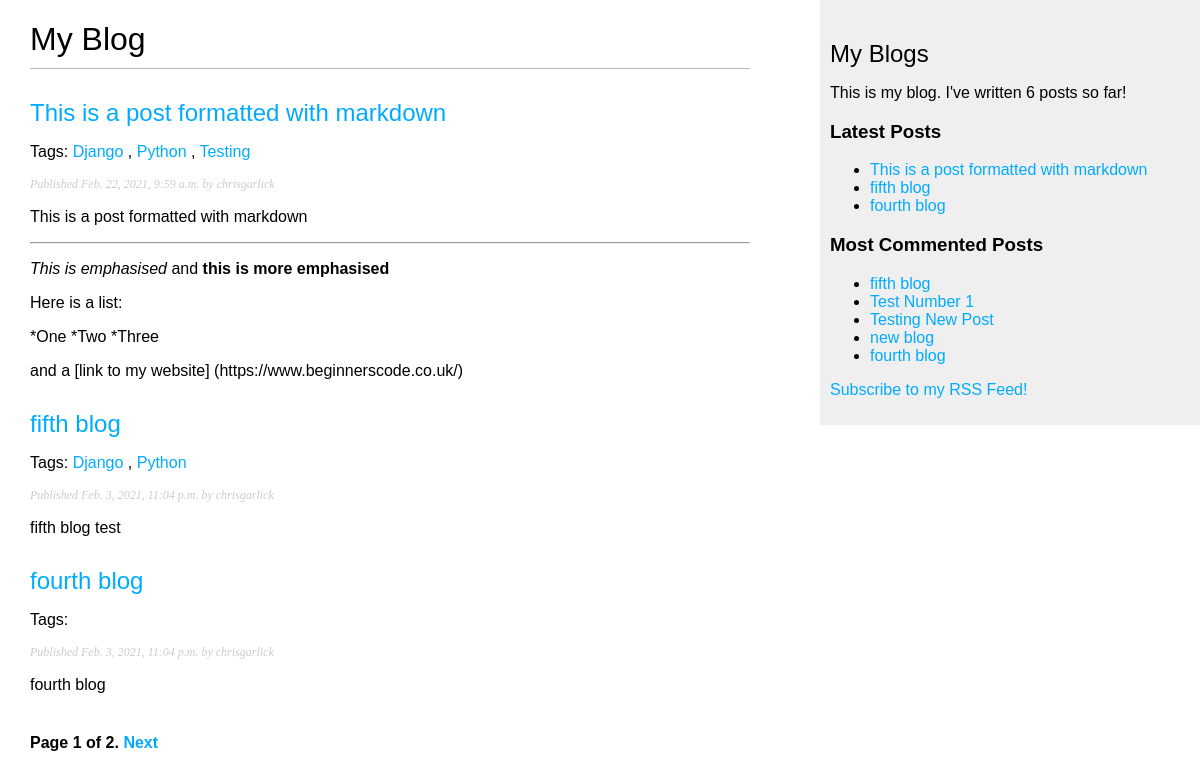
Screenshot of /blog/ with the database file from the repository.
### blog/models.py (models this page shows, shortened)
class Post(models.Model):
    STATUS_CHOICES = (
        ('draft', 'Draft'),
        ('published', 'Published'),
    )
    title = models.CharField(max_length=250)
    slug = models.SlugField(max_length=250,
                            unique_for_date='publish')
    author = models.ForeignKey(User,
                            on_delete=models.CASCADE,
                            related_name='blog_posts')
    body = models.TextField()
    publish = models.DateTimeField(default=timezone.now)
    created = models.DateTimeField(auto_now_add=True)
    updated = models.DateTimeField(auto_now=True)
    status = models.CharField(max_length=10,
                            choices=STATUS_CHOICES,
                            default='draft')
    objects = models.Manager()
    published = PublishedManager()
    tags = TaggableManager()
    def get_absolute_url(self):
        return reverse('blog:post_detail', args=[self.publish.year,
                                                self.publish.month,
                                                self.publish.day,
                                                self.slug])
    class Meta:
        ordering = ('-publish',)

### blog/views.py (the view)
# urls.py: path('', views.post_list, name='post_list'),
def post_list(request, tag_slug=None):
    object_list = Post.published.all()
    tag = None
    if tag_slug:
        tag = get_object_or_404(Tag, slug=tag_slug)
        object_list = object_list.filter(tags__in=[tag])
    paginator = Paginator(object_list, 3)
    page = request.GET.get('page')
    try:
        posts = paginator.page(page)
    except PageNotAnInteger:
        posts = paginator.page(1)
    except EmptyPage:
        posts = Paginator.page(paginator.num_pages)
    return render(request, 'blog/post/list.html', {'page': page,
                                                    'posts': posts,
                                                    'tag': tag})

### blog/models.py (called while the page is built)
    def get_queryset(self):
        return super(PublishedManager, self).get_queryset().filter(status='published')

### blog/templatetags/blog_tags.py (called while the page is built)
@register.simple_tag
def total_posts():
    return Post.published.count()

@register.inclusion_tag('blog/post/latest_posts.html')
def show_latest_posts(count=5):
    latest_posts = Post.published.order_by('-publish')[:count]
    return {'latest_posts': latest_posts}

@register.simple_tag
def get_most_commented_posts(count=5):
    return Post.published.annotate(total_comments=Count('comments')).order_by('-total_comments')[:count]

@register.filter(name='markdown')
def markdown_format(text):
    return mark_safe(markdown.markdown(text))

### blog/templates/blog/post/list.html (shortened to what this page needs)
{% extends 'blog/base.html' %}
{% load blog_tags %}
{% block content %}
    <h1>My Blog</h1>
    {% for post in posts %}
        <h2>
            <a href="{{ post.get_absolute_url }}">{{ post.title }}</a>
        </h2>
        <p class="tags">Tags:
            {% for tag in post.tags.all %}
                <a href="{% url 'blog:post_list_by_tag' tag.slug %}">
                    {{ tag.name }}
                </a>
                {% if not forloop.last %},
                {% endif %}
            {% endfor %}
        </p>
        <p class="date">
            Published {{ post.publish }} by {{ post.author }}
        </p>
        {{ post.body|markdown|truncatewords_html:30 }}
    {% endfor %}
    {% include "pagination.html" with page=posts %}
{% endblock %}

### blog/templates/blog/base.html (shortened to what this page needs)
<!DOCTYPE html>
{% load blog_tags %}
{% load static %}
<html lang="en">
<head>
    <link rel="stylesheet" href="{% static 'css/blog.css' %}">
</head>
<body>
    <div id="content">
        {% block content %}
        {% endblock %}
    </div>
    <div id="sidebar">
        <h2>My Blogs</h2>
        <p>This is my blog. I've written {% total_posts %} posts so far!</p>
        <h3>Latest Posts</h3>
        {% show_latest_posts 3 %}
        <h3>Most Commented Posts</h3>
        {% get_most_commented_posts as most_commented_posts %}
        <ul>
            {% for post in most_commented_posts %}
                <li>
                    <a href="{{ post.get_absolute_url }}">{{ post.title }}</a>
                </li>
            {% endfor %}
        </ul>
        <p>
            <a href="{% url 'blog:post_feed' %}">Subscribe to my RSS Feed!</a>
        </p>
    </div>
</body>
</html>

### blog/templates/blog/post/latest_posts.html
<ul>
    {% for post in latest_posts %}
        <li>
            <a href="{{ post.get_absolute_url }}">{{ post.title }}</a>
        </li>
    {% endfor %}
</ul>

### static/css/blog.css (style rules this page uses)
body { margin:0; padding:0; font-family:helvetica, sans-serif; }
a { color:#00abff; text-decoration:none; }
h1 { font-weight:normal; border-bottom:1px solid #bbb; padding:0 0 10px 0; }
h2 { font-weight:normal; margin:30px 0 0; }
#content { float:left; width:60%; padding:0 0 0 30px; }
#sidebar { float:right; width:30%; padding:10px; background:#efefef; height:100%; }
p.date { color:#ccc; font-family: georgia, serif; font-size: 12px; font-style: italic; }

### rows the page displays
Post: title "This is a post formatted with markdown", publish "Feb. 22, 2021, 9:59 a.m.", author "chrisgarlick", body "This is a post formatted with markdown This is emphasised and this is more emphasised Here is a list: *One *Two *Three and a [link to my website] (https://www.beginnerscode.co.uk/)"
Tag: name "Django"
Tag: name "Python"
Tag: name "Testing"
Post: title "fifth blog", publish "Feb. 3, 2021, 11:04 p.m.", author "chrisgarlick", body "fifth blog test"
Post: title "fourth blog", publish "Feb. 3, 2021, 11:04 p.m.", author "chrisgarlick", body "fourth blog"
Post: title "Test Number 1"
Post: title "Testing New Post"
Post: title "new blog"

### other values shown
{{ page.number }} "1"
{{ page.paginator.num_pages }} "2"
